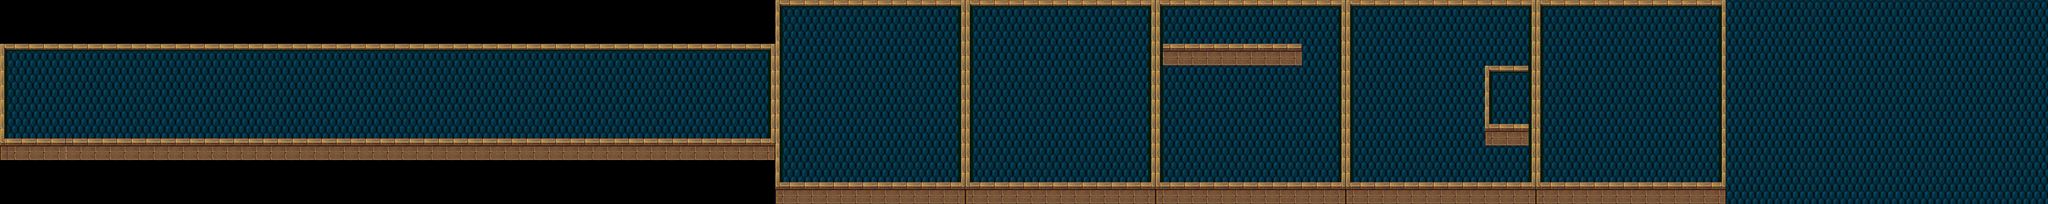

Tiled map render using the project's own tile images. Description and the map definition, with tile-layer contents summarised, below:
An orthogonal 280x28 tile map with 16x16 px tiles, 2 tile layers (Background, Walls), 1 hidden layer not drawn, 7 tilesets and 25 objects.

<map version="1.0" orientation="orthogonal" width="280" height="28" tilewidth="16" tileheight="16">
 <tileset firstgid="1" name="tilea1" tilewidth="16" tileheight="16">
  <image source="tilea1.png" width="512" height="384" />
 </tileset>
 <tileset firstgid="769" name="tilee" tilewidth="16" tileheight="16">
  <image source="tilee.png" width="512" height="512" />
 </tileset>
 <tileset firstgid="1793" name="tilea4" tilewidth="16" tileheight="16">
  <image source="tilea4.png" width="512" height="480" />
 </tileset>
 <tileset firstgid="2753" name="framerat_a" tilewidth="16" tileheight="16">
  <image source="framerat_a.png" width="96" height="128" />
 </tileset>
 <tileset firstgid="2801" name="gallery_72313_146_12172" tilewidth="16" tileheight="16">
  <image source="gallery_72313_146_12172.png" width="384" height="256" />
 </tileset>
 <tileset firstgid="3185" name="Backgroundtile" tilewidth="16" tileheight="16">
  <image source="../art/backgroundtile.png" width="32" height="32" />
 </tileset>
 <tileset firstgid="3189" name="backgroundtile3232" tilewidth="32" tileheight="32">
  <image source="../art/backgroundtile.png" width="32" height="32" />
 </tileset>
 <layer name="Background" width="280" height="28">
  <data>[7840 cells, 6541 non-empty, 8 distinct tile ids]</data>
 </layer>
 <layer name="Walls" width="280" height="28">
  <data>[7840 cells, 1312 non-empty, 25 distinct tile ids]</data>
 </layer>
 <objectgroup name="WallObjects" width="280" height="28">
  <object x="2" y="98" width="8" height="208" />
  <object x="1698" y="402" width="2075" height="8" />
  <object x="3767" y="2" width="7" height="407" />
  <object x="1698" y="2" width="2076" height="8" />
  <object x="1698" y="3" width="8" height="406" />
  <object x="2103" y="3" width="16" height="407" />
  <object x="2521" y="2" width="14" height="408" />
  <object x="2521" y="98" width="326" height="45" />
  <object x="2935" y="3" width="18" height="407" />
  <object x="3351" y="2" width="17" height="408" />
  <object x="3247" y="144" width="119" height="10" />
  <object x="3248" y="145" width="11" height="174" />
  <object x="3248" y="273" width="119" height="48" />
  <object x="2" y="96" width="1698" height="8" />
  <object x="1688" y="98" width="8" height="208" />
  <object x="2" y="303" width="1698" height="8" />
 </objectgroup>
 <objectgroup name="Goal" width="280" height="28">
  <object x="2019" y="191" width="29" height="33">
   <properties>
    <property name="destX" value="161" />
    <property name="destY" value="12" />
   </properties>
  </object>
  <object x="2560" y="32" width="30" height="33">
   <properties>
    <property name="destX" value="185" />
    <property name="destY" value="14.0" />
   </properties>
  </object>
  <object x="3295" y="209" width="35" height="34">
   <properties>
    <property name="destX" value="213" />
    <property name="destY" value="13.0" />
   </properties>
  </object>
  <object x="1387" y="243" width="23" height="25">
   <properties>
    <property name="destX" value="107" />
    <property name="destY" value="12.0" />
   </properties>
  </object>
 </objectgroup>
 <objectgroup name="FireTile" width="280" height="28" visible="0" />
 <objectgroup name="Enemy" width="280" height="28">
  <object x="1808" y="62" width="29" height="28">
   <properties>
    <property name="enemyType" value="BAT" />
   </properties>
  </object>
  <object x="1986" y="63" width="30" height="27">
   <properties>
    <property name="enemyType" value="BAT" />
   </properties>
  </object>
  <object x="1809" y="335" width="31" height="28">
   <properties>
    <property name="enemyType" value="BAT" />
   </properties>
  </object>
  <object x="2001" y="336" width="33" height="26">
   <properties>
    <property name="enemyType" value="BAT" />
   </properties>
  </object>
  <object x="2604" y="22" width="37" height="53">
   <properties>
    <property name="enemyType" value="KNIGHT" />
   </properties>
  </object>
 </objectgroup>
 <imagelayer name="Help text" width="280" height="28" visible="0">
  <image source="../help/help text.png" />
 </imagelayer>
</map>
